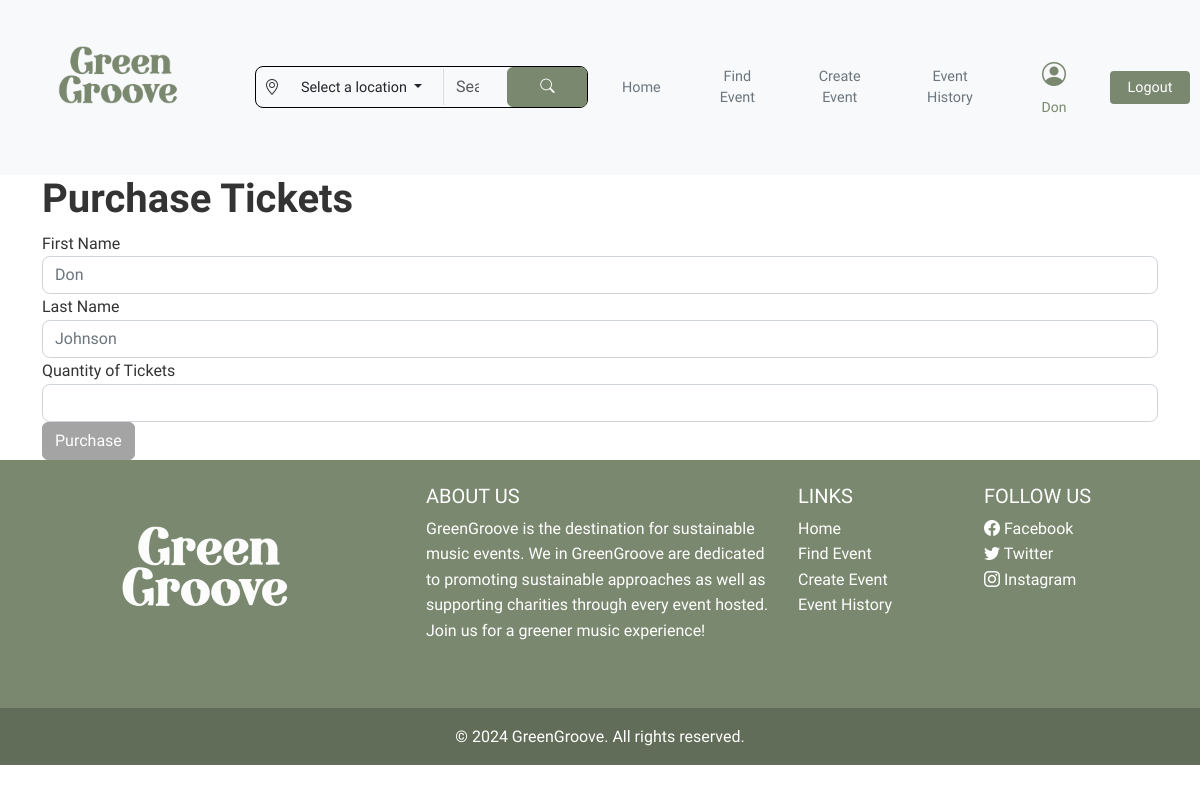
The app's page /purchaseTickets/8 (signed in) with its own data.
### website/models.py (models this page shows, shortened)
class User(db.Model, UserMixin):
    __tablename__ = 'users'
    id = db.Column(db.Integer, primary_key=True)
    first_name = db.Column(db.String(50), nullable=False)
    surname = db.Column(db.String(50), nullable=False)
    email = db.Column(db.String(100), unique=True, nullable=False)
    contact_number = db.Column(db.String(20), nullable=False)
    street_address = db.Column(db.String(100), nullable=False)
    password_hash = db.Column(db.String(255), nullable=False)
    orders = db.relationship('Order', backref='user')
    comments = db.relationship('Comment', backref='user')
    events = db.relationship('Event', backref='owner')

### website/views.py (the view, shortened to what this page needs)
@main_bp.route('/purchaseTickets/<int:event_id>', methods=['GET', 'POST'])
@login_required
def purchase_tickets(event_id):
    event = Event.query.get_or_404(event_id)
    if event.status in ['Cancelled', 'Inactive', 'Sold Out']:
        flash('Tickets cannot be purchased for this event as it is either cancelled, inactive, or sold out.', 'danger')
        return redirect(url_for('main.eventDetails', event_id=event.id))
    return render_template('purchaseTickets.html', event=event)

### website/__init__.py (called while the page is built)
def create_app():
    app = Flask(__name__)
    app.config['SQLALCHEMY_DATABASE_URI'] = 'sqlite:///sitedata.sqlite'
    app.secret_key = 'somesecretkey'
    Bootstrap4(app)
    db.init_app(app)
    login_manager = LoginManager()
    login_manager.login_view = 'auth.login'
    login_manager.init_app(app)
    from .models import User
    @login_manager.user_loader
    def load_user(user_id):
        return db.session.scalar(db.select(User).where(User.id == user_id))
    from . import views
    app.register_blueprint(views.main_bp)
    from . import auth
    app.register_blueprint(auth.auth_bp)
    with app.app_context():
        db.create_all()
        add_test_events_if_not_exist()
    return app

### website/templates/purchaseTickets.html (shortened to what this page needs)
{% extends "base.html" %}
{% block content %}
    <div class="container">
        <h1>Purchase Tickets</h1>
        <form method="POST" action="{{ url_for('main.purchase_tickets', event_id=event.id) }}">
            <div class="form-group">
                <label for="name">First Name</label>
                <input type="text" class="form-control custom-input me-2" id="name" name="name" placeholder="{{ current_user.first_name }}" required>
            </div>
            <div class="form-group">
                <label for="lastname">Last Name</label>
                <input type="text" class="form-control custom-input me-2" id="lastname" name="lastname" placeholder="{{ current_user.surname }}" required>
            </div>
            <div class="form-group">
                <label for="quantity">Quantity of Tickets</label>
                <input type="number" class="form-control custom-input me-2" id="quantity" name="quantity" required>
            </div>
            <button type="submit" class="btn btn-primary">Purchase</button>
        </form>
    </div>
{% endblock %}

### website/templates/base.html (shortened to what this page needs)
<!DOCTYPE html>
<html lang="en">
<head>
    <link href="https://cdn.jsdelivr.net/npm/bootstrap@5.3.3/dist/css/bootstrap.min.css" rel="stylesheet">
    <link href="https://cdn.jsdelivr.net/npm/bootstrap-icons/font/bootstrap-icons.css" rel="stylesheet">
    <link rel="stylesheet" href="{{ url_for('static', filename='css/styles.css') }}">
</head>
<body>
    <header>
        <nav class="navbar navbar-expand-lg bg-body-tertiary">
            <div class="container-fluid">
                <a class="navbar-brand" href="{{ url_for('main.index') }}">
                    <img src="{{ url_for('static', filename='img/GreenGroove_logo_green.png') }}" alt="Header Image"
                        class="img-fluid" style="max-height: 150px;">
                </a>
                <div class="collapse navbar-collapse" id="navbarNav">
                    <div class="navbar-nav w-100 d-flex align-items-center justify-content-between">
                        <div class="search-container d-flex align-items-center flex-grow-1">
                            <i class="bi bi-geo-alt mx-2"></i>
                            <div class="dropdown me-2 d-none d-lg-block">
                                <button class="btn dropdown-toggle custom-dropdown-btn" type="button" id="locationDropdown"
                                    data-bs-toggle="dropdown" aria-expanded="false">
                                    Select a location
                                </button>
                            </div>
                            <input type="text" class="form-control bg-body-tertiary me-2 search-input"
                                placeholder="Search events">
                            <button type="button" class="btn btn-outline-secondary search-btn">
                                <i class="bi bi-search"></i>
                            </button>
                        </div>
                        <div class="d-flex align-items-center">
                            <a href="{{ url_for('main.index') }}" class="btn btn-outline-secondary event-btn me-2">Home</a>
                            <a href="{{ url_for('main.findEvents') }}" class="btn btn-outline-secondary event-btn me-2">Find Event</a>
                            <a href="{{ url_for('main.createEvent') }}" class="btn btn-outline-secondary event-btn me-2">Create Event</a>
                            <a href="{{ url_for('main.BookingHistory') }}" class="btn btn-outline-secondary event-btn me-2">Event History</a>
                            {% if current_user.is_authenticated %}
                            <a href="#" class="btn btn-outline-secondary user-info-btn d-flex flex-column align-items-center me-2">
                                <i class="bi bi-person-circle mb-1" style="font-size: 1.5rem;"></i>
                                <span>{{ current_user.first_name }}</span>
                            </a>
                            <a href="{{ url_for('auth.logout') }}" class="btn btn-outline-secondary logout-btn">
                                Logout
                            </a>
                            {% endif %}
                        </div>
                    </div>
                </div>
            </div>
        </nav>
    </header>
    <main>
        {% block content %}{% endblock %}
    </main>
    <footer class="text-white text-center text-lg-start">
        <div class="container p-4">
            <div class="row">
                <div class="col-lg-4 col-md-6 mb-4 mb-md-0">
                    <img src="{{ url_for('static', filename='img/GreenGroove_logo_white.png') }}" alt="GreenGroove logo" class="img-fluid" style="max-height: 200px;">
                </div>
                <div class="col-lg-4 col-md-6 mb-4 mb-md-0">
                    <h5 class="text-uppercase">About Us</h5>
                    <p>
                        GreenGroove is the destination for sustainable music events. We in GreenGroove are dedicated to promoting
                        sustainable approaches as well as supporting charities through every event hosted. Join us for a greener
                        music experience!
                    </p>
                </div>
                <div class="col-lg-2 col-md-6 mb-4 mb-md-0">
                    <h5 class="text-uppercase">Links</h5>
                    <ul class="list-unstyled">
                        <li><a href="{{ url_for('main.index') }}" class="text-white">Home</a></li>
                        <li><a href="{{ url_for('main.findEvents') }}" class="text-white">Find Event</a></li>
                        <li><a href="{{ url_for('main.createEvent') }}" class="text-white">Create Event</a></li>
                        <li><a href="{{ url_for('main.BookingHistory') }}" class="text-white">Event History</a></li>
                    </ul>
                </div>
                <div class="col-lg-2 col-md-6 mb-4 mb-md-0">
                    <h5 class="text-uppercase">Follow Us</h5>
                    <ul class="list-unstyled">
                        <li><a href="#" class="text-white"><i class="bi bi-facebook"></i> Facebook</a></li>
                        <li><a href="#" class="text-white"><i class="bi bi-twitter"></i> Twitter</a></li>
                        <li><a href="#" class="text-white"><i class="bi bi-instagram"></i> Instagram</a></li>
                    </ul>
                </div>
            </div>
        </div>
        <div class="text-center p-3 footer-bottom">
            © 2024 GreenGroove. All rights reserved.
        </div>
    </footer>
</body>
</html>

### website/static/css/styles.css (style rules this page uses)
body { font-family: 'SUSE', sans-serif; color: #333; line-height: 1.6; background-color:transparent ; margin-top: 0; }
h1, h2, h3, h4, h5, h6 { font-family: 'SUSE', sans-serif; margin-bottom: 0.5rem; }
h1 { font-size: 2.5rem; font-weight: 700; }
h5 { font-size: 1.25rem; font-weight: 500; }
footer { background-color: #79886e; color: #ffffff; }
footer a { text-decoration: none; color: #ffffff; }
.footer-bottom { background-color: rgba(0, 0, 0, 0.2); }
.container-fluid { padding: 10px; }
.navbar { padding-top: 1px; padding-bottom: 1px; }
.navbar img { max-height: 150px; margin: 0; }
.search-container { display: flex; align-items: center; border: 1px solid black; border-radius: 8px; margin-right: 5px; width: 350px; }
.form-select, .form-control { border: none; box-shadow: none; outline: none; border-radius: 0; }
.form-control { border-left: 1px solid #ddd; color: #b1b1b1; }
.search-btn { width: 40px; height: 40px; background-color: #79886e; border-color: #79886e; color: white; transition: background-color 0.3s, border-color 0.3s, color 0.3s; }
.search-btn .bi { color: white; transition: color 0.3s; }
.search-container { max-width: 600px; }
.event-btn { margin-right: 10px; }
.event-btn { padding: 0.5rem 0.7rem; font-size: 0.875rem; border: none; border-radius: 0.25rem; background-color: transparent; transition: background-color 0.3s, border-color 0.3s, color 0.3s, transform 0.3s; }
.event-btn + .event-btn { margin-left: 1rem; }
.user-info-btn { display: flex; flex-direction: column; align-items: center; padding: 0.25rem 0.5rem; border: none; background-color: transparent; color: #79886e; transition: color 0.3s, transform 0.3s; text-decoration: none; }
.user-info-btn .bi-person-circle { font-size: 1.5rem; color: #79886e; }
.user-info-btn span { font-size: 0.875rem; white-space: nowrap; }
.logout-btn { padding: 0.25rem 0.75rem; border: 2px solid #79886e; border-radius: 0.25rem; background-color: #79886e; color: #ffffff; transition: background-color 0.3s, border-color 0.3s, color 0.3s, transform 0.3s; margin-left: 0.5rem; }
.navbar .btn { font-size: 0.9rem; min-width: 80px; }
.navbar-brand img { max-height: 100px; }
.navbar-nav .d-flex.align-items-center > .btn { margin-left: 0.5rem; }
.custom-input { border-radius: 8px; border: 1px solid #ced4da; }
.custom-input { color: #212529; }
.custom-input::placeholder { color: #6c757d; }
.btn-primary { background-color: #a4a4a4; color: #fefefe; border-color: #a4a4a4; }

### records on screen
User: first_name "Don", name "Don", lastname "Johnson"
